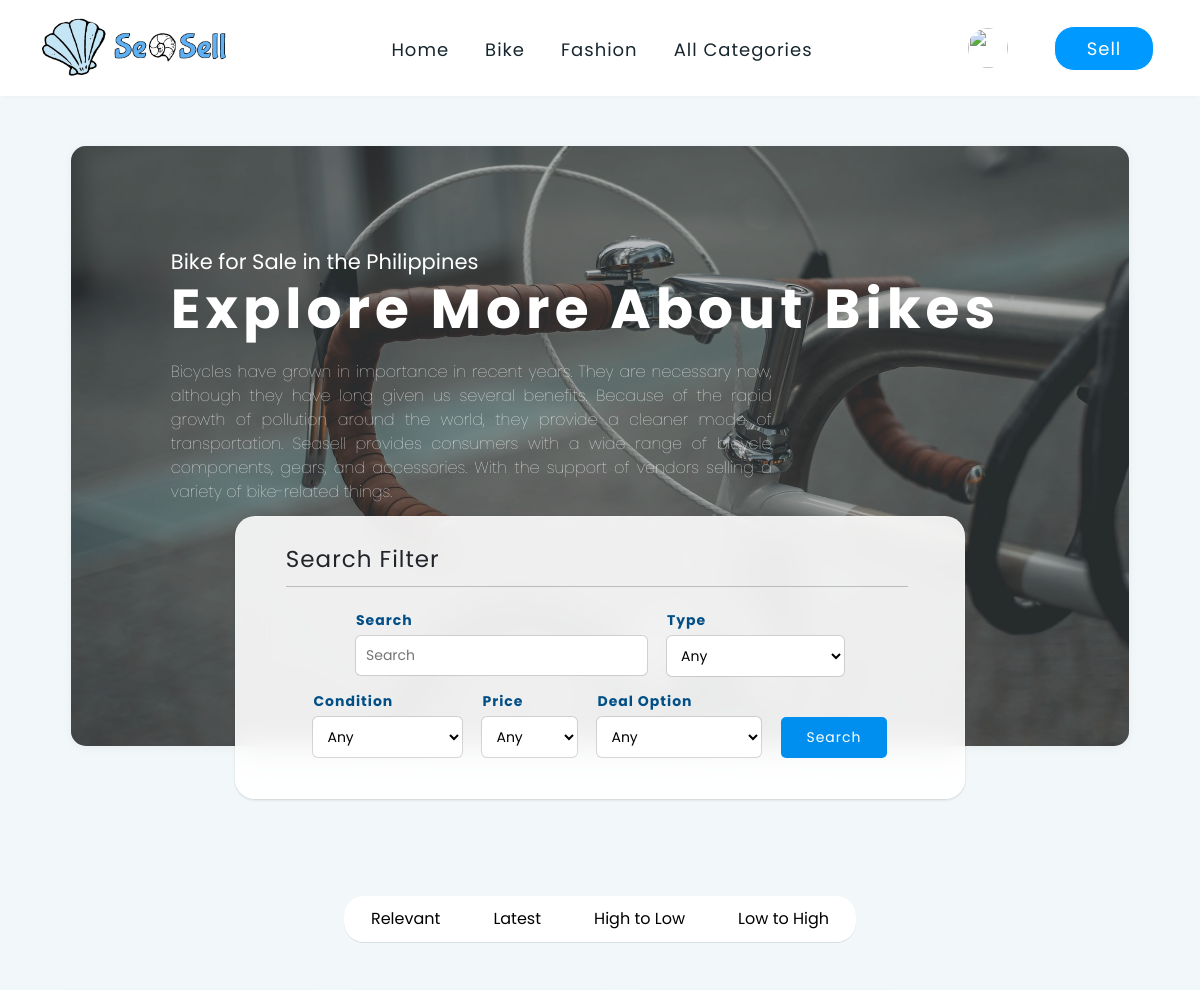
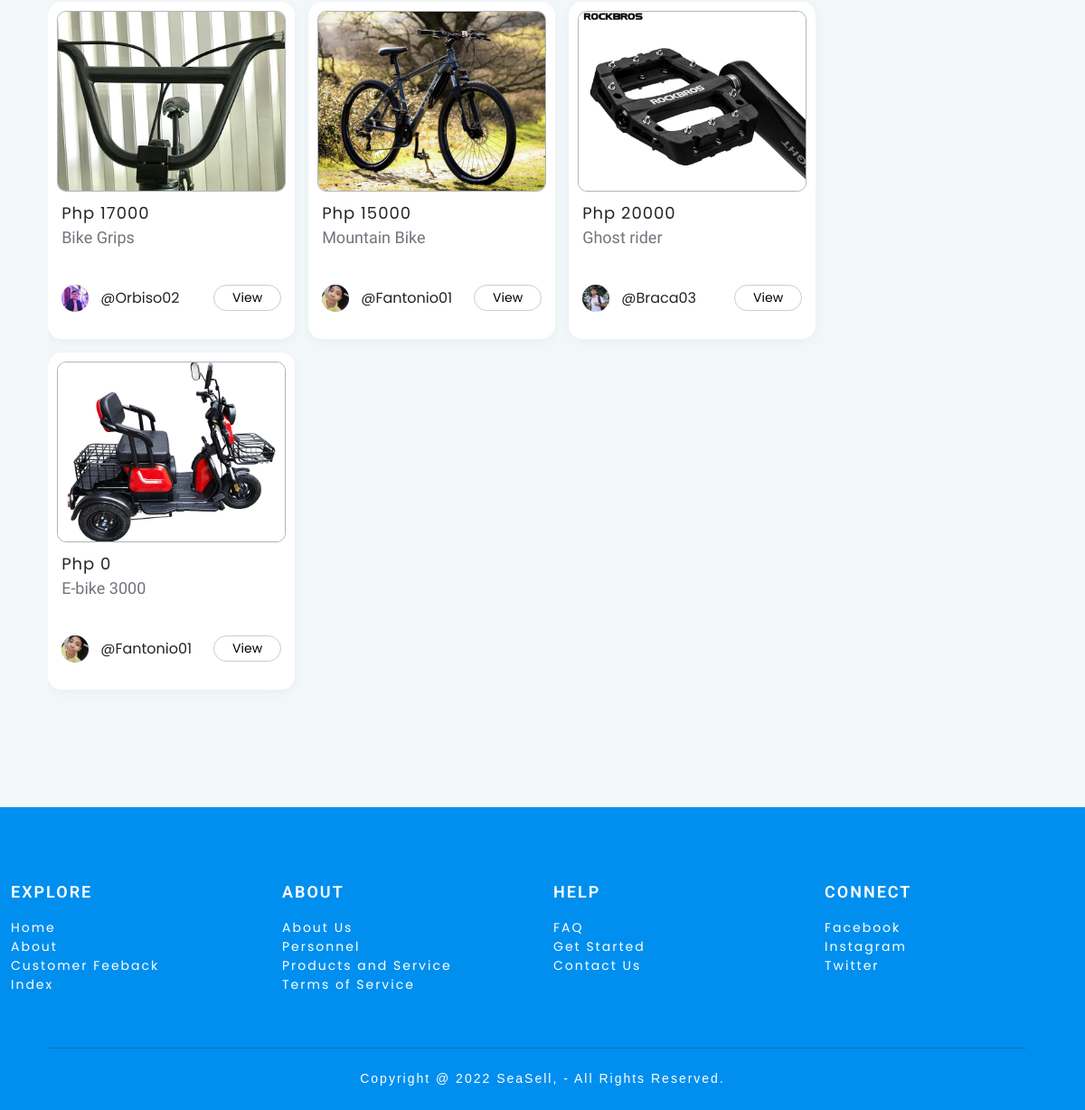
The page /FrontEnd/Bikeform.php on the database its author committed (2 pictures, top to bottom).
### tables this page shows
CREATE TABLE `bike_product` (
  `PRODUCT_NO` int(11) NOT NULL,
  `PRODUCT_NAME` varchar(200) NOT NULL,
  `PRODUCT_PRICE` int(200) NOT NULL,
  `PRODUCT_CONDITION` varchar(200) NOT NULL,
  `PRODUCT_DESCRIPTION` longtext NOT NULL,
  `PRODUCT_TYPE` varchar(200) NOT NULL,
  `PRODUCT_QTY` varchar(200) NOT NULL,
  `PRODUCT_DEALMETHOD` varchar(200) NOT NULL,
  `MEET_UP` varchar(200) NOT NULL,
  `MAILING` varchar(200) NOT NULL,
  `PICTURE_ID` varchar(200) NOT NULL,
  `SELLER_ID` varchar(200) NOT NULL,
  `PROD_ID` varchar(200) NOT NULL,
  `STATUS` varchar(200) NOT NULL,
  `DATE` varchar(200) NOT NULL
);

CREATE TABLE `product_img` (
  `IMG_ID` int(11) NOT NULL,
  `IMG_INDEX` varchar(250) NOT NULL,
  `IMG_NAME` varchar(250) NOT NULL,
  `PICTURE_ID` varchar(250) NOT NULL,
  `PROD_ID` varchar(200) NOT NULL
);

CREATE TABLE `user` (
  `USER_ID` int(11) NOT NULL,
  `USERNAME` varchar(200) NOT NULL,
  `PASSWORD` varchar(200) NOT NULL,
  `FIRSTNAME` varchar(200) NOT NULL,
  `LASTNAME` varchar(200) NOT NULL,
  `BIO` longtext NOT NULL,
  `REGION` varchar(200) NOT NULL,
  `CITY` varchar(200) NOT NULL,
  `EMAIL_ADDRESS` varchar(200) NOT NULL,
  `MOBILE_NUMBER` varchar(200) NOT NULL,
  `GENDER` varchar(200) NOT NULL,
  `BIRTHDAY` varchar(200) NOT NULL,
  `PROFILE_PIC` varchar(200) NOT NULL,
  `SESSION_KEY` varchar(200) NOT NULL,
  `RATING` varchar(200) NOT NULL,
  `JOINED_DATE` varchar(200) NOT NULL
);

### FrontEnd/includes/functions/action.php (the view, shortened to what this page needs)
<?php
    function displaybike($a){
        include "connection.php";
        $sql = "SELECT bike_product.PROD_ID, bike_product.PRODUCT_PRICE, bike_product.PRODUCT_NAME, product_img.IMG_NAME, user.USERNAME,user.PROFILE_PIC, bike_product.DATE
        FROM bike_product
        JOIN product_img ON bike_product.PROD_ID=product_img.PROD_ID
        JOIN user ON bike_product.SELLER_ID=user.SESSION_KEY
        WHERE product_img.IMG_INDEX = 0 AND bike_product.STATUS = 'LISTED'";
        if($a == 1){
            $sql = $sql . "ORDER BY RAND() LIMIT 10;";
        }else if ($a == 2){
            $sql = $sql . "ORDER BY DATE DESC;";
        } else if ($a == 3){
            $sql = $sql . "ORDER BY PRODUCT_PRICE DESC";
        }else if ($a == 4){
            $sql = $sql . "ORDER BY PRODUCT_PRICE";
        }
        $result = mysqli_query($conn,$sql);
        if ($result->num_rows > 0) {
            $i = 0;
            while($row = $result->fetch_assoc()) {
                $prod_no = $row["PROD_ID"];
                $prod_img = $row["IMG_NAME"];
                $prod_prc = $row["PRODUCT_PRICE"];
                $prod_name= $row["PRODUCT_NAME"];
                $profile= $row["PROFILE_PIC"];
                $username = $row["USERNAME"];
                $i++;
                echo " <div class='box-product'>
                    <input type='text' value='$i' hidden>
                    <img src='includes/images/client-product/$prod_img' class='img-product'>
                    <div class='title-product'>Php $prod_prc
                    <p class='text-product'>$prod_name</p></div>
                    <div>
                        <img src='includes/images/Profile-pic/$profile' class='user-icon-product'>
                        <div class='username-product'>@$username</div>
                        <a href=product.php?id=$prod_no class='view_btn'>View</a>
                    </div>
                </div>";
            }
        }
    }
?>

### rows shown on the page
bike_product: product_img.IMG_NAME (picture), PRODUCT_PRICE "17000", PRODUCT_NAME "Bike Grips", user.PROFILE_PIC (picture), user.USERNAME "Orbiso02"
bike_product: product_img.IMG_NAME (picture), PRODUCT_PRICE "15000", PRODUCT_NAME "Mountain Bike", user.PROFILE_PIC (picture), user.USERNAME "Fantonio01"
bike_product: product_img.IMG_NAME (picture), PRODUCT_PRICE "20000", PRODUCT_NAME "Ghost rider", user.PROFILE_PIC (picture), user.USERNAME "Braca03"
bike_product: product_img.IMG_NAME (picture), PRODUCT_PRICE "0", PRODUCT_NAME "E-bike 3000", user.PROFILE_PIC (picture), user.USERNAME "Fantonio01"
